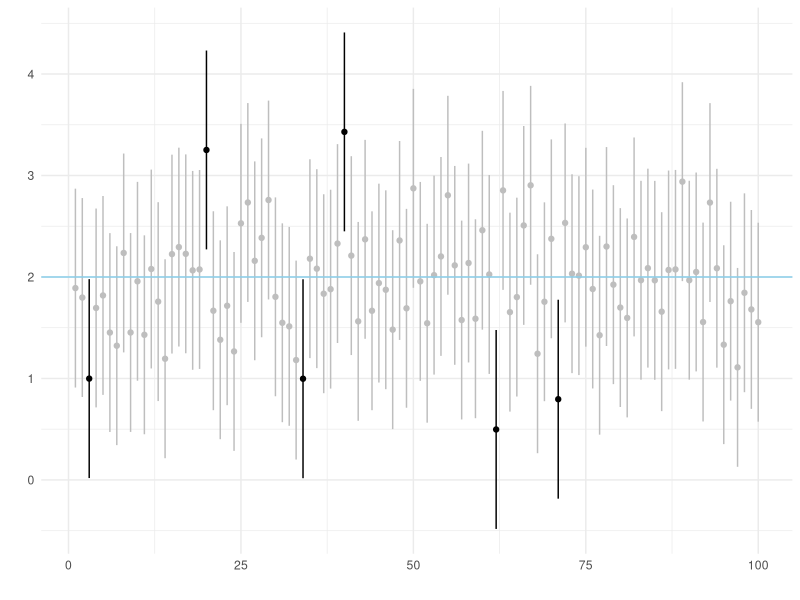

R code for this plot:
################################################################################
# Intervalo de confianza para la media de una distribución normal con varianza
# conocida
# Autor: Jose Antonio Perusquía Cortés
# Afil : Facultad de Ciencias - UNAM
# Curso : Inferencia Estadística
################################################################################

################################################################################
# Librerías
library(ggplot2)
library(ggthemes)
library(dplyr)
################################################################################

################################################################################
# Simulamos 100 muestras de tamaño 100 de una distribución normal(2,5)
x = matrix(nrow=100,ncol=100)

set.seed(314)
for(i in 1:100){
  x[i,]=rnorm(100,2,5)
}

# Creamos vectores para guardar los límites inferiores y superiores
L=numeric(100)
U=numeric(100)

# Calculamos la media para cada muestra
xbarra=apply(x,1,mean)

# Calculamos los límites inferiores y superiores.
for(i in 1:100){
  L[i]=xbarra[i]-sqrt(25/100)*qnorm(.975)
  U[i]=xbarra[i]+sqrt(25/100)*qnorm(.975)
}
################################################################################

################################################################################
# Gráficas

# Generamos un vector con entradas del 1 al 100 para usarlos en el eje x 
# al momento de graficar los intervalos
n=c(1:100)

# Se crea un data frame con n, xbarra, L y U
res = data.frame(n,xbarra,L,U)

# Agregamos variable indicadora para saber si el intervalo contiene al valor
# real del parámetro
res = res%>%
  mutate(flag=ifelse(L<2,ifelse(U>2,1,0),0))

# Tabla de frecuencias para saber cuantos contienen al cero.
table(res$flag)

# Graficamos los resultados
ggplot(data = res,aes(x=n,y=xbarra,colour=as.factor(flag)))+
  geom_point(show.legend = F)+
  geom_segment(show.legend = F,x=n,xend=n,y=L,yend=U)+
  geom_hline(yintercept = 2,col='skyblue')+
  scale_colour_manual(values=c('black','grey'))+
  theme_minimal()+
  ylim(c(min(L),max(U)))+
  labs(x='',y='')
################################################################################
